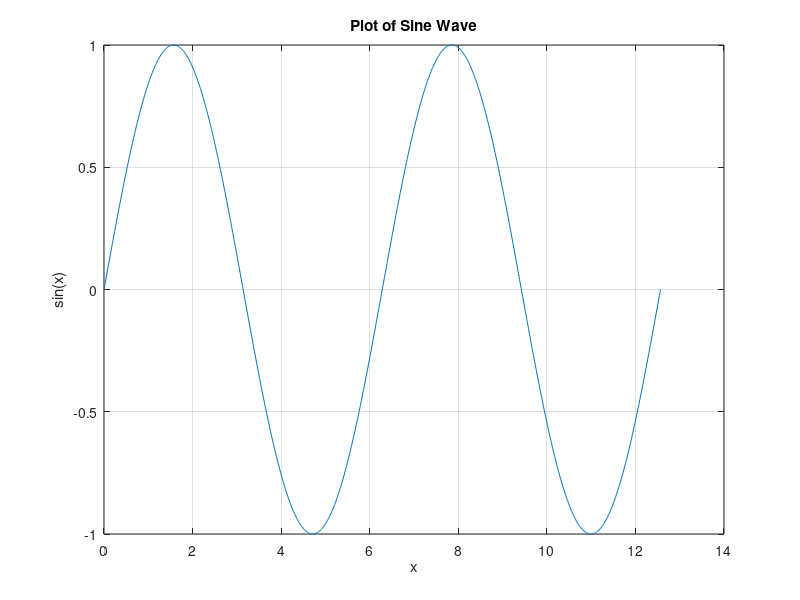

Recreate this plot in MATLAB.
% This script plots a sine wave

% Define the x-axis values
x = linspace(0, 4*pi, 1000);

% Calculate the y-axis values (sine of x)
y = sin(x);

% Create the plot
figure;
plot(x, y);

% Add labels and title
xlabel('x');
ylabel('sin(x)');
title('Plot of Sine Wave');

% Add a grid for better readability
grid on;
